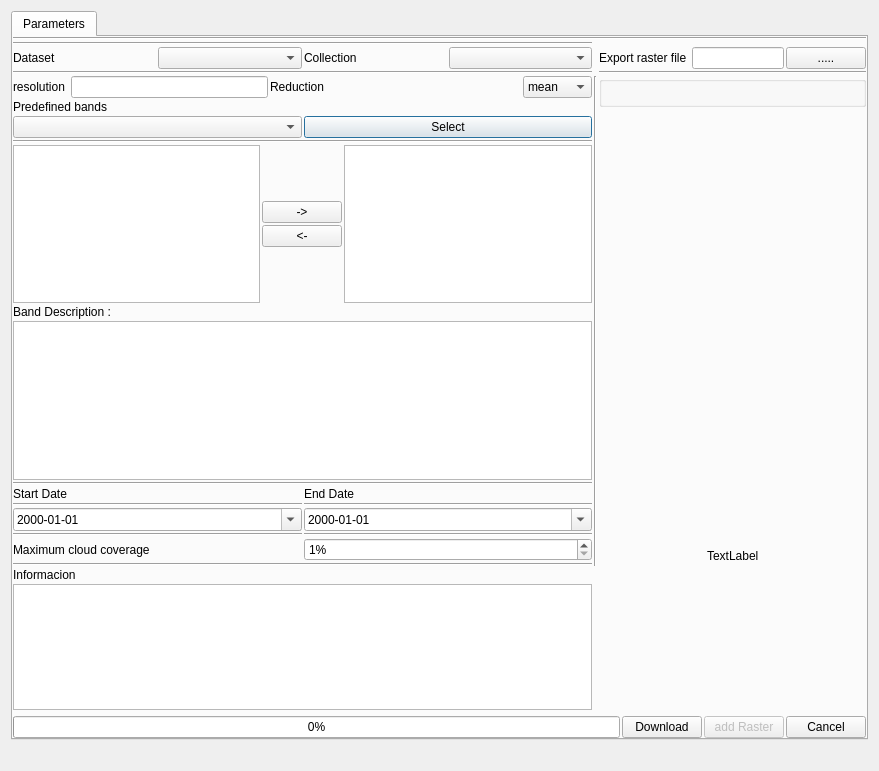
<?xml version="1.0" encoding="UTF-8"?>
<ui version="4.0">
 <class>Download_rasterDialogBase</class>
 <widget class="QDialog" name="Download_rasterDialogBase">
  <property name="geometry">
   <rect>
    <x>0</x>
    <y>0</y>
    <width>879</width>
    <height>771</height>
   </rect>
  </property>
  <property name="windowTitle">
   <string notr="true">Lemu - Gee Downloader Raster</string>
  </property>
  <layout class="QVBoxLayout" name="verticalLayout">
   <item>
    <widget class="QSplitter" name="splitter">
     <property name="sizePolicy">
      <sizepolicy hsizetype="Expanding" vsizetype="Expanding">
       <horstretch>0</horstretch>
       <verstretch>0</verstretch>
      </sizepolicy>
     </property>
     <property name="orientation">
      <enum>Qt::Horizontal</enum>
     </property>
     <property name="handleWidth">
      <number>16</number>
     </property>
     <widget class="QTabWidget" name="mTabWidget">
      <property name="enabled">
       <bool>true</bool>
      </property>
      <property name="sizePolicy">
       <sizepolicy hsizetype="Expanding" vsizetype="Expanding">
        <horstretch>2</horstretch>
        <verstretch>0</verstretch>
       </sizepolicy>
      </property>
      <property name="currentIndex">
       <number>0</number>
      </property>
      <widget class="QWidget" name="tab">
       <attribute name="title">
        <string>Parameters</string>
       </attribute>
       <layout class="QVBoxLayout" name="verticalLayout_4">
        <property name="spacing">
         <number>2</number>
        </property>
        <property name="leftMargin">
         <number>0</number>
        </property>
        <property name="topMargin">
         <number>0</number>
        </property>
        <property name="rightMargin">
         <number>0</number>
        </property>
        <property name="bottomMargin">
         <number>0</number>
        </property>
        <item>
         <layout class="QVBoxLayout" name="verticalLayout_3">
          <item>
           <widget class="Line" name="line_14">
            <property name="orientation">
             <enum>Qt::Horizontal</enum>
            </property>
           </widget>
          </item>
          <item>
           <layout class="QGridLayout" name="gridLayout">
            <item row="12" column="1">
             <widget class="Line" name="line_9">
              <property name="orientation">
               <enum>Qt::Vertical</enum>
              </property>
             </widget>
            </item>
            <item row="1" column="0">
             <widget class="Line" name="line_3">
              <property name="orientation">
               <enum>Qt::Horizontal</enum>
              </property>
             </widget>
            </item>
            <item row="6" column="0">
             <widget class="QLabel" name="label_3">
              <property name="text">
               <string>Informacion</string>
              </property>
             </widget>
            </item>
            <item row="4" column="2">
             <widget class="Line" name="line_2">
              <property name="orientation">
               <enum>Qt::Horizontal</enum>
              </property>
             </widget>
            </item>
            <item row="11" column="1">
             <layout class="QVBoxLayout" name="verticalLayout_6"/>
            </item>
            <item row="4" column="0">
             <widget class="Line" name="line">
              <property name="orientation">
               <enum>Qt::Horizontal</enum>
              </property>
             </widget>
            </item>
            <item row="5" column="0">
             <layout class="QGridLayout" name="gridLayout_5">
              <item row="5" column="0">
               <widget class="Line" name="line_12">
                <property name="orientation">
                 <enum>Qt::Horizontal</enum>
                </property>
               </widget>
              </item>
              <item row="4" column="0">
               <layout class="QGridLayout" name="gridLayout_3">
                <item row="0" column="0">
                 <widget class="QLabel" name="label_init_date">
                  <property name="text">
                   <string>Start Date</string>
                  </property>
                 </widget>
                </item>
                <item row="2" column="0">
                 <layout class="QVBoxLayout" name="verticalLayout_5">
                  <item>
                   <widget class="QDateEdit" name="dateEdit_ini">
                    <property name="displayFormat">
                     <string>yyyy-MM-dd</string>
                    </property>
                    <property name="calendarPopup">
                     <bool>true</bool>
                    </property>
                   </widget>
                  </item>
                  <item>
                   <widget class="Line" name="line_10">
                    <property name="orientation">
                     <enum>Qt::Horizontal</enum>
                    </property>
                   </widget>
                  </item>
                  <item>
                   <widget class="QLabel" name="label">
                    <property name="text">
                     <string>Maximum cloud coverage</string>
                    </property>
                   </widget>
                  </item>
                 </layout>
                </item>
                <item row="0" column="1">
                 <widget class="QLabel" name="label_end_date">
                  <property name="text">
                   <string>End Date</string>
                  </property>
                 </widget>
                </item>
                <item row="2" column="1">
                 <layout class="QGridLayout" name="gridLayout_4">
                  <item row="0" column="0">
                   <widget class="QDateEdit" name="dateEdit_end">
                    <property name="enabled">
                     <bool>true</bool>
                    </property>
                    <property name="displayFormat">
                     <string>yyyy-MM-dd</string>
                    </property>
                    <property name="calendarPopup">
                     <bool>true</bool>
                    </property>
                   </widget>
                  </item>
                  <item row="2" column="0">
                   <widget class="QSpinBox" name="cloudcover">
                    <property name="suffix">
                     <string>%</string>
                    </property>
                    <property name="minimum">
                     <number>1</number>
                    </property>
                   </widget>
                  </item>
                  <item row="1" column="0">
                   <widget class="Line" name="line_11">
                    <property name="orientation">
                     <enum>Qt::Horizontal</enum>
                    </property>
                   </widget>
                  </item>
                 </layout>
                </item>
                <item row="1" column="0">
                 <widget class="Line" name="line_8">
                  <property name="orientation">
                   <enum>Qt::Horizontal</enum>
                  </property>
                 </widget>
                </item>
                <item row="1" column="1">
                 <widget class="Line" name="line_13">
                  <property name="orientation">
                   <enum>Qt::Horizontal</enum>
                  </property>
                 </widget>
                </item>
               </layout>
              </item>
              <item row="2" column="0">
               <layout class="QVBoxLayout" name="verticalLayout_9">
                <item>
                 <widget class="QLabel" name="label_2">
                  <property name="text">
                   <string>Predefined bands</string>
                  </property>
                 </widget>
                </item>
                <item>
                 <layout class="QHBoxLayout" name="horizontalLayout">
                  <item>
                   <widget class="QComboBox" name="predefined_bands"/>
                  </item>
                  <item>
                   <widget class="QPushButton" name="select_bands_2">
                    <property name="text">
                     <string>Select</string>
                    </property>
                   </widget>
                  </item>
                 </layout>
                </item>
                <item>
                 <widget class="Line" name="line_15">
                  <property name="orientation">
                   <enum>Qt::Horizontal</enum>
                  </property>
                 </widget>
                </item>
                <item>
                 <layout class="QHBoxLayout" name="horizontalLayout_9">
                  <item>
                   <widget class="QListWidget" name="list_bands"/>
                  </item>
                  <item>
                   <layout class="QVBoxLayout" name="verticalLayout_10">
                    <item>
                     <spacer name="verticalSpacer_4">
                      <property name="orientation">
                       <enum>Qt::Vertical</enum>
                      </property>
                      <property name="sizeHint" stdset="0">
                       <size>
                        <width>20</width>
                        <height>40</height>
                       </size>
                      </property>
                     </spacer>
                    </item>
                    <item>
                     <widget class="QPushButton" name="select_bands">
                      <property name="text">
                       <string>-&gt;</string>
                      </property>
                     </widget>
                    </item>
                    <item>
                     <widget class="QPushButton" name="remove_bands">
                      <property name="text">
                       <string>&lt;-</string>
                      </property>
                     </widget>
                    </item>
                    <item>
                     <spacer name="verticalSpacer_3">
                      <property name="orientation">
                       <enum>Qt::Vertical</enum>
                      </property>
                      <property name="sizeHint" stdset="0">
                       <size>
                        <width>20</width>
                        <height>40</height>
                       </size>
                      </property>
                     </spacer>
                    </item>
                   </layout>
                  </item>
                  <item>
                   <widget class="QListWidget" name="selected_bands"/>
                  </item>
                 </layout>
                </item>
                <item>
                 <widget class="QLabel" name="bands_description">
                  <property name="text">
                   <string>Band Description : </string>
                  </property>
                 </widget>
                </item>
                <item>
                 <widget class="QTextEdit" name="textEdit">
                  <property name="html">
                   <string>&lt;!DOCTYPE HTML PUBLIC &quot;-//W3C//DTD HTML 4.0//EN&quot; &quot;http://www.w3.org/TR/REC-html40/strict.dtd&quot;&gt;
&lt;html&gt;&lt;head&gt;&lt;meta name=&quot;qrichtext&quot; content=&quot;1&quot; /&gt;&lt;style type=&quot;text/css&quot;&gt;
p, li { white-space: pre-wrap; }
&lt;/style&gt;&lt;/head&gt;&lt;body style=&quot; font-family:'MS Shell Dlg 2'; font-size:7.8pt; font-weight:400; font-style:normal;&quot;&gt;
&lt;p style=&quot;-qt-paragraph-type:empty; margin-top:0px; margin-bottom:0px; margin-left:0px; margin-right:0px; -qt-block-indent:0; text-indent:0px; font-size:8.25pt;&quot;&gt;&lt;br /&gt;&lt;/p&gt;&lt;/body&gt;&lt;/html&gt;</string>
                  </property>
                 </widget>
                </item>
               </layout>
              </item>
              <item row="3" column="0">
               <widget class="Line" name="line_4">
                <property name="orientation">
                 <enum>Qt::Horizontal</enum>
                </property>
               </widget>
              </item>
              <item row="6" column="0">
               <layout class="QVBoxLayout" name="verticalLayout_8"/>
              </item>
              <item row="1" column="0">
               <layout class="QHBoxLayout" name="horizontalLayout_6">
                <item>
                 <widget class="QLabel" name="label_8">
                  <property name="text">
                   <string>resolution </string>
                  </property>
                 </widget>
                </item>
                <item>
                 <widget class="QLineEdit" name="resolution"/>
                </item>
                <item>
                 <widget class="QLabel" name="label_6">
                  <property name="text">
                   <string>Reduction</string>
                  </property>
                 </widget>
                </item>
                <item>
                 <spacer name="horizontalSpacer_3">
                  <property name="orientation">
                   <enum>Qt::Horizontal</enum>
                  </property>
                  <property name="sizeHint" stdset="0">
                   <size>
                    <width>40</width>
                    <height>20</height>
                   </size>
                  </property>
                 </spacer>
                </item>
                <item>
                 <widget class="QComboBox" name="combo_pross">
                  <item>
                   <property name="text">
                    <string>mean</string>
                   </property>
                  </item>
                  <item>
                   <property name="text">
                    <string>mosaic</string>
                   </property>
                  </item>
                  <item>
                   <property name="text">
                    <string>first</string>
                   </property>
                  </item>
                  <item>
                   <property name="text">
                    <string>raw</string>
                   </property>
                  </item>
                 </widget>
                </item>
               </layout>
              </item>
             </layout>
            </item>
            <item row="3" column="2">
             <layout class="QHBoxLayout" name="horizontalLayout_5">
              <item>
               <widget class="QLabel" name="label_4">
                <property name="text">
                 <string>Export raster file </string>
                </property>
               </widget>
              </item>
              <item>
               <widget class="QLineEdit" name="output_line">
                <property name="readOnly">
                 <bool>false</bool>
                </property>
               </widget>
              </item>
              <item>
               <widget class="QPushButton" name="search_path">
                <property name="text">
                 <string>.....</string>
                </property>
               </widget>
              </item>
             </layout>
            </item>
            <item row="8" column="1">
             <widget class="Line" name="line_5">
              <property name="orientation">
               <enum>Qt::Vertical</enum>
              </property>
             </widget>
            </item>
            <item row="5" column="1">
             <widget class="Line" name="line_6">
              <property name="orientation">
               <enum>Qt::Vertical</enum>
              </property>
             </widget>
            </item>
            <item row="5" column="2">
             <layout class="QGridLayout" name="gridLayout_6">
              <item row="3" column="0">
               <layout class="QHBoxLayout" name="horizontalLayout_2">
                <item>
                 <spacer name="horizontalSpacer">
                  <property name="orientation">
                   <enum>Qt::Horizontal</enum>
                  </property>
                  <property name="sizeHint" stdset="0">
                   <size>
                    <width>40</width>
                    <height>20</height>
                   </size>
                  </property>
                 </spacer>
                </item>
                <item>
                 <widget class="QLabel" name="label_9">
                  <property name="layoutDirection">
                   <enum>Qt::LeftToRight</enum>
                  </property>
                  <property name="text">
                   <string>TextLabel</string>
                  </property>
                  <property name="alignment">
                   <set>Qt::AlignJustify|Qt::AlignVCenter</set>
                  </property>
                 </widget>
                </item>
                <item>
                 <spacer name="horizontalSpacer_6">
                  <property name="orientation">
                   <enum>Qt::Horizontal</enum>
                  </property>
                  <property name="sizeHint" stdset="0">
                   <size>
                    <width>40</width>
                    <height>20</height>
                   </size>
                  </property>
                 </spacer>
                </item>
               </layout>
              </item>
              <item row="0" column="0">
               <widget class="QgsExtentGroupBox" name="ones"/>
              </item>
              <item row="1" column="0">
               <spacer name="verticalSpacer_5">
                <property name="orientation">
                 <enum>Qt::Vertical</enum>
                </property>
                <property name="sizeHint" stdset="0">
                 <size>
                  <width>20</width>
                  <height>40</height>
                 </size>
                </property>
               </spacer>
              </item>
             </layout>
            </item>
            <item row="7" column="0">
             <widget class="QTextBrowser" name="info"/>
            </item>
            <item row="3" column="0">
             <layout class="QHBoxLayout" name="horizontalLayout_8">
              <item>
               <widget class="QLabel" name="label_5">
                <property name="text">
                 <string>Dataset</string>
                </property>
               </widget>
              </item>
              <item>
               <widget class="QComboBox" name="comboBox_sat_json"/>
              </item>
              <item>
               <widget class="QLabel" name="label_7">
                <property name="text">
                 <string>Collection</string>
                </property>
               </widget>
              </item>
              <item>
               <widget class="QComboBox" name="comboBox_sat_bands_json">
                <property name="editable">
                 <bool>false</bool>
                </property>
               </widget>
              </item>
             </layout>
            </item>
           </layout>
          </item>
          <item>
           <layout class="QHBoxLayout" name="horizontalLayout_3">
            <property name="topMargin">
             <number>0</number>
            </property>
            <item>
             <widget class="QProgressBar" name="progressBar">
              <property name="value">
               <number>0</number>
              </property>
             </widget>
            </item>
            <item>
             <widget class="QPushButton" name="download">
              <property name="text">
               <string>Download</string>
              </property>
             </widget>
            </item>
            <item>
             <widget class="QPushButton" name="btn_output">
              <property name="enabled">
               <bool>false</bool>
              </property>
              <property name="text">
               <string>add Raster</string>
              </property>
             </widget>
            </item>
            <item>
             <widget class="QPushButton" name="buttonCancel">
              <property name="text">
               <string>Cancel</string>
              </property>
             </widget>
            </item>
           </layout>
          </item>
         </layout>
        </item>
       </layout>
      </widget>
     </widget>
    </widget>
   </item>
   <item>
    <spacer name="horizontalSpacer_4">
     <property name="orientation">
      <enum>Qt::Horizontal</enum>
     </property>
     <property name="sizeHint" stdset="0">
      <size>
       <width>40</width>
       <height>20</height>
      </size>
     </property>
    </spacer>
   </item>
  </layout>
 </widget>
 <customwidgets>
  <customwidget>
   <class>QgsCollapsibleGroupBox</class>
   <extends>QGroupBox</extends>
   <header>qgscollapsiblegroupbox.h</header>
   <container>1</container>
  </customwidget>
  <customwidget>
   <class>QgsExtentGroupBox</class>
   <extends>QgsCollapsibleGroupBox</extends>
   <header>qgsextentgroupbox.h</header>
   <container>1</container>
  </customwidget>
 </customwidgets>
 <resources/>
 <connections>
  <connection>
   <sender>comboBox_sat_json</sender>
   <signal>currentTextChanged(QString)</signal>
   <receiver>Download_rasterDialogBase</receiver>
   <slot>download_bd_sat(QString)</slot>
   <hints>
    <hint type="sourcelabel">
     <x>161</x>
     <y>63</y>
    </hint>
    <hint type="destinationlabel">
     <x>210</x>
     <y>6</y>
    </hint>
   </hints>
  </connection>
  <connection>
   <sender>comboBox_sat_bands_json</sender>
   <signal>currentTextChanged(QString)</signal>
   <receiver>Download_rasterDialogBase</receiver>
   <slot>read_sat(QString)</slot>
   <hints>
    <hint type="sourcelabel">
     <x>469</x>
     <y>76</y>
    </hint>
    <hint type="destinationlabel">
     <x>442</x>
     <y>0</y>
    </hint>
   </hints>
  </connection>
  <connection>
   <sender>list_bands</sender>
   <signal>currentTextChanged(QString)</signal>
   <receiver>Download_rasterDialogBase</receiver>
   <slot>load_description(QString)</slot>
   <hints>
    <hint type="sourcelabel">
     <x>92</x>
     <y>221</y>
    </hint>
    <hint type="destinationlabel">
     <x>117</x>
     <y>2</y>
    </hint>
   </hints>
  </connection>
  <connection>
   <sender>ones</sender>
   <signal>extentChanged(QgsRectangle)</signal>
   <receiver>Download_rasterDialogBase</receiver>
   <slot>info_box()</slot>
   <hints>
    <hint type="sourcelabel">
     <x>653</x>
     <y>141</y>
    </hint>
    <hint type="destinationlabel">
     <x>632</x>
     <y>2</y>
    </hint>
   </hints>
  </connection>
  <connection>
   <sender>selected_bands</sender>
   <signal>currentTextChanged(QString)</signal>
   <receiver>Download_rasterDialogBase</receiver>
   <slot>load_description(QString)</slot>
   <hints>
    <hint type="sourcelabel">
     <x>379</x>
     <y>238</y>
    </hint>
    <hint type="destinationlabel">
     <x>362</x>
     <y>3</y>
    </hint>
   </hints>
  </connection>
  <connection>
   <sender>select_bands_2</sender>
   <signal>clicked()</signal>
   <receiver>Download_rasterDialogBase</receiver>
   <slot>add_pref_bands()</slot>
   <hints>
    <hint type="sourcelabel">
     <x>339</x>
     <y>166</y>
    </hint>
    <hint type="destinationlabel">
     <x>403</x>
     <y>0</y>
    </hint>
   </hints>
  </connection>
  <connection>
   <sender>select_bands</sender>
   <signal>clicked()</signal>
   <receiver>Download_rasterDialogBase</receiver>
   <slot>add_select_bands()</slot>
   <hints>
    <hint type="sourcelabel">
     <x>298</x>
     <y>246</y>
    </hint>
    <hint type="destinationlabel">
     <x>18</x>
     <y>0</y>
    </hint>
   </hints>
  </connection>
  <connection>
   <sender>list_bands</sender>
   <signal>doubleClicked(QModelIndex)</signal>
   <receiver>Download_rasterDialogBase</receiver>
   <slot>add_select_bands()</slot>
   <hints>
    <hint type="sourcelabel">
     <x>147</x>
     <y>279</y>
    </hint>
    <hint type="destinationlabel">
     <x>82</x>
     <y>5</y>
    </hint>
   </hints>
  </connection>
  <connection>
   <sender>selected_bands</sender>
   <signal>doubleClicked(QModelIndex)</signal>
   <receiver>Download_rasterDialogBase</receiver>
   <slot>remove_select_bands()</slot>
   <hints>
    <hint type="sourcelabel">
     <x>335</x>
     <y>252</y>
    </hint>
    <hint type="destinationlabel">
     <x>390</x>
     <y>4</y>
    </hint>
   </hints>
  </connection>
  <connection>
   <sender>remove_bands</sender>
   <signal>clicked()</signal>
   <receiver>Download_rasterDialogBase</receiver>
   <slot>remove_select_bands()</slot>
   <hints>
    <hint type="sourcelabel">
     <x>289</x>
     <y>264</y>
    </hint>
    <hint type="destinationlabel">
     <x>548</x>
     <y>0</y>
    </hint>
   </hints>
  </connection>
  <connection>
   <sender>search_path</sender>
   <signal>clicked()</signal>
   <receiver>Download_rasterDialogBase</receiver>
   <slot>directory_save()</slot>
   <hints>
    <hint type="sourcelabel">
     <x>788</x>
     <y>61</y>
    </hint>
    <hint type="destinationlabel">
     <x>770</x>
     <y>1</y>
    </hint>
   </hints>
  </connection>
  <connection>
   <sender>cloudcover</sender>
   <signal>valueChanged(int)</signal>
   <receiver>Download_rasterDialogBase</receiver>
   <slot>info_box()</slot>
   <hints>
    <hint type="sourcelabel">
     <x>499</x>
     <y>547</y>
    </hint>
    <hint type="destinationlabel">
     <x>415</x>
     <y>677</y>
    </hint>
   </hints>
  </connection>
  <connection>
   <sender>combo_pross</sender>
   <signal>currentTextChanged(QString)</signal>
   <receiver>Download_rasterDialogBase</receiver>
   <slot>info_box()</slot>
   <hints>
    <hint type="sourcelabel">
     <x>488</x>
     <y>119</y>
    </hint>
    <hint type="destinationlabel">
     <x>493</x>
     <y>681</y>
    </hint>
   </hints>
  </connection>
  <connection>
   <sender>dateEdit_ini</sender>
   <signal>dateChanged(QDate)</signal>
   <receiver>Download_rasterDialogBase</receiver>
   <slot>update_end_date(QDate)</slot>
   <hints>
    <hint type="sourcelabel">
     <x>192</x>
     <y>507</y>
    </hint>
    <hint type="destinationlabel">
     <x>166</x>
     <y>687</y>
    </hint>
   </hints>
  </connection>
  <connection>
   <sender>dateEdit_end</sender>
   <signal>dateChanged(QDate)</signal>
   <receiver>Download_rasterDialogBase</receiver>
   <slot>update_dlg_startdate(QDate)</slot>
   <hints>
    <hint type="sourcelabel">
     <x>499</x>
     <y>507</y>
    </hint>
    <hint type="destinationlabel">
     <x>239</x>
     <y>687</y>
    </hint>
   </hints>
  </connection>
  <connection>
   <sender>predefined_bands</sender>
   <signal>currentTextChanged(QString)</signal>
   <receiver>Download_rasterDialogBase</receiver>
   <slot>change_bands()</slot>
   <hints>
    <hint type="sourcelabel">
     <x>99</x>
     <y>172</y>
    </hint>
    <hint type="destinationlabel">
     <x>34</x>
     <y>679</y>
    </hint>
   </hints>
  </connection>
  <connection>
   <sender>download</sender>
   <signal>clicked()</signal>
   <receiver>Download_rasterDialogBase</receiver>
   <slot>create_task_from_fuction()</slot>
   <hints>
    <hint type="sourcelabel">
     <x>697</x>
     <y>726</y>
    </hint>
    <hint type="destinationlabel">
     <x>645</x>
     <y>704</y>
    </hint>
   </hints>
  </connection>
  <connection>
   <sender>btn_output</sender>
   <signal>clicked()</signal>
   <receiver>Download_rasterDialogBase</receiver>
   <slot>addRaster()</slot>
   <hints>
    <hint type="sourcelabel">
     <x>757</x>
     <y>721</y>
    </hint>
    <hint type="destinationlabel">
     <x>753</x>
     <y>749</y>
    </hint>
   </hints>
  </connection>
 </connections>
 <slots>
  <slot>download_bd_sat(QString)</slot>
  <slot>read_sat(QString)</slot>
  <slot>load_description(QString)</slot>
  <slot>info_box()</slot>
  <slot>add_pref_bands()</slot>
  <slot>add_select_bands()</slot>
  <slot>remove_select_bands()</slot>
  <slot>directory_save()</slot>
  <slot>update_end_date(QDate)</slot>
  <slot>update_dlg_startdate(QDate)</slot>
  <slot>change_bands()</slot>
  <slot>create_task_from_fuction()</slot>
  <slot>addRaster()</slot>
 </slots>
</ui>
